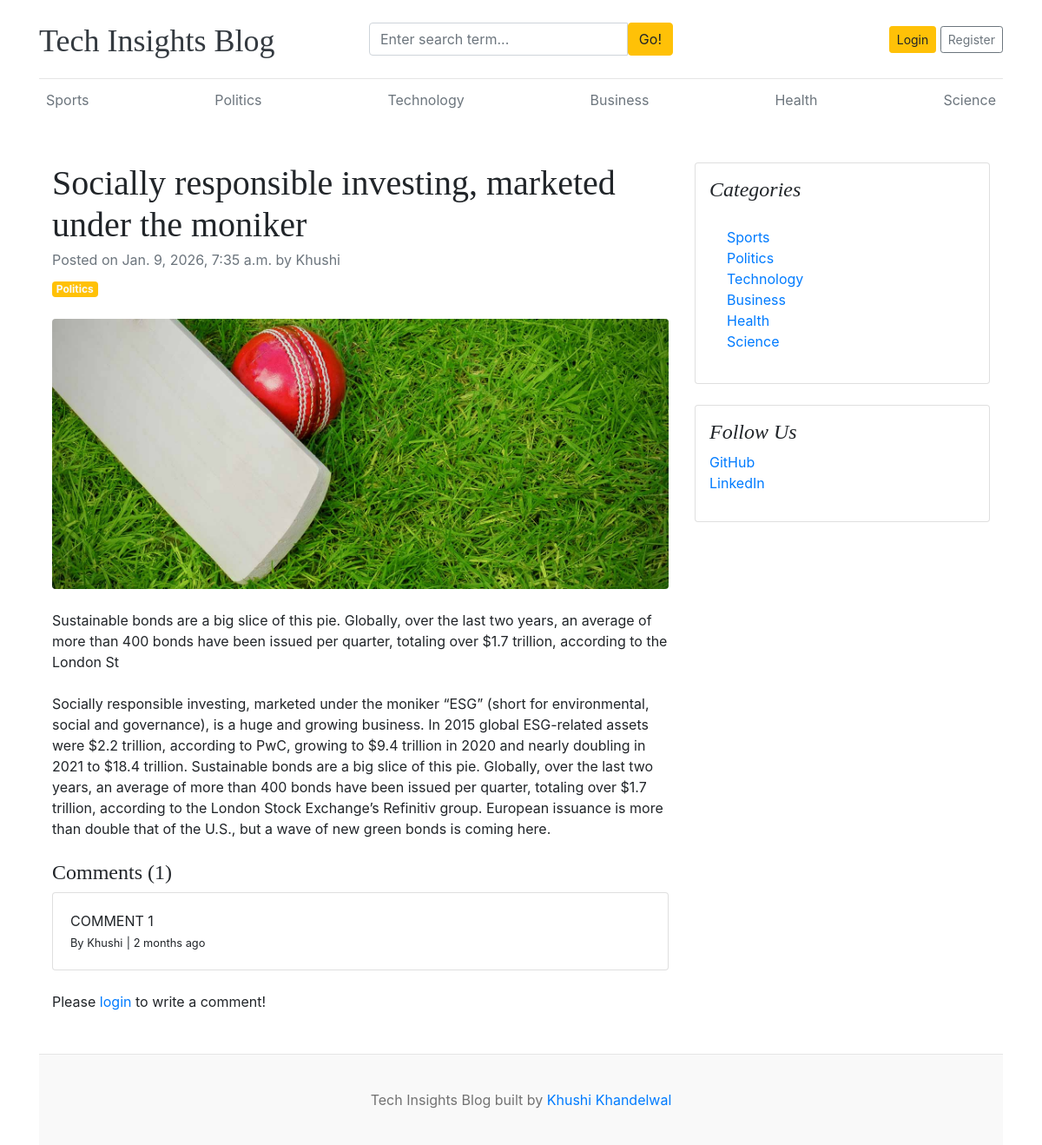
The page /blogs/socially-responsible-investing-marketed-under-the-moniker-1/ on the database its author committed.
### blogs/models.py (models this page shows, shortened)
class Category(models.Model):
    category_name = models.CharField(max_length=50, unique=True)
    created_at = models.DateTimeField(auto_now_add=True)
    updated_at = models.DateTimeField(auto_now=True)
    class Meta:
        verbose_name_plural = 'categories'
    def __str__(self):
        return self.category_name

class Blog(models.Model):
    title = models.CharField(max_length=100)
    slug = models.SlugField(max_length=150, unique=True, blank=True)
    category = models.ForeignKey(Category, on_delete=models.CASCADE)
    author = models.ForeignKey(User, on_delete=models.CASCADE)
    featured_image = models.ImageField(upload_to='uploads/%Y/%m/%d')
    short_description = models.TextField(max_length=500)
    blog_body = models.TextField(max_length=2000)
    status = models.CharField(max_length=20, choices=STATUS_CHOICES, default="Draft")
    is_featured = models.BooleanField(default=False)
    created_at = models.DateTimeField(auto_now_add=True)
    updated_at = models.DateTimeField(auto_now=True)

class Comment(models.Model):
    user = models.ForeignKey(User, on_delete=models.CASCADE)
    blog = models.ForeignKey(Blog, on_delete=models.CASCADE)
    comment = models.TextField(max_length=250)
    created_at = models.DateTimeField(auto_now_add=True)
    updated_at = models.DateTimeField(auto_now=True)
    def __str__(self):
        return self.comment

### assignments/models.py (models this page shows, shortened)
class SocialLink(models.Model):
    platform = models.CharField(max_length=25)
    link = models.URLField(max_length=100)
    created_at = models.DateTimeField(auto_now_add=True)
    updated_at = models.DateTimeField(auto_now=True)

### blogs/views.py (the view, shortened to what this page needs)
# urls.py: path('blogs/<slug:slug>/', BlogsView.blogs, name='blogs'),
def blogs(request, slug):
    single_blog = get_object_or_404(Blog, slug=slug, status='Published')
    comments = Comment.objects.filter(blog=single_blog)
    comment_count = comments.count()
    context = {
        'single_blog': single_blog,
        'comments': comments,
        'comment_count': comment_count,
    }
    return render(request, 'blogs.html', context)

### blogs/context_processors.py (called while the page is built)
def get_categories(request):
    categories = Category.objects.all()
    return dict(categories=categories)

def get_social_links(request):
    social_links = SocialLink.objects.all()
    return dict(social_links=social_links)

### templates/blogs.html
{% extends 'base.html' %}
{% block content %}
<div class="container mt-5">
    <div class="row">
        <div class="col-lg-8">
            <article>
                <header class="mb-4">
                    <h1 class="fw-bolder mb-1">{{ single_blog.title }}</h1>
                    <div class="text-muted fst-italic mb-2">Posted on {{ single_blog.created_at }} by {{ single_blog.author }}</div>
                    <a class="badge bg-warning text-decoration-none text-light" href="#!">{{ single_blog.category }}</a>
                </header>
                <figure class="mb-4"><img class="img-fluid rounded" src="{{ single_blog.featured_image.url }}" alt="..." /></figure>
                <section class="mb-5">
                    <p class="fs-5 mb-4">{{ single_blog.short_description }}</p>
                    <p class="fs-5 mb-4">{{ single_blog.blog_body }}</p>
                    <h4>Comments ({{ comment_count }})</h4>
                    {% if comments %}
                        {% for comment in comments %}
                            <div class="card mt-1">
                                <div class="card-body">
                                    <p class="card-text mb-0">{{ comment }}</p>
                                    <span>
                                        <small>By {{ comment.user }}</small>
                                        <small>| {{ comment.created_at | timesince }} ago</small>
                                    </span>
                                </div>
                            </div>
                        {% endfor %}
                    {% else %}
                    No comments yet.
                    {% endif %}
                    <br>
                    <div class="form-group">
                        {% if user.is_authenticated %}
                        <form action="" method="POST">
                            {% csrf_token %}
                            <div class="form-group">
                                <textarea name="comment" class="form-control" placeholder="Write your comment"></textarea>
                                <input type="submit" value="Submit" class="btn btn-primary mt-2">
                            </div>
                        </form>
                        {% else %}
                        <p>Please <span><a href="{% url 'login' %}">login</a></span> to write a comment!</p>
                        {% endif %}
                    </div>
                </section>
            </article>
        </div>
        <div class="col-lg-4">
            <div class="card mb-4 p-3">
                <h4 class="font-italic">Categories</h4>
                <div class="card-body">
                    <div class="row">
                        <div class="col-sm-6">
                            <ul class="list-unstyled mb-0">
                                {% for cat in categories %}
                                <li><a href="{% url 'posts_by_category' cat.id %}">{{ cat.category_name }}</a></li>
                                {% endfor %}
                            </ul>
                        </div>
                    </div>
                </div>
            </div>
            {% if social_links %}
            <div class="card mb-4 p-3">
                <h4 class="font-italic">Follow Us</h4>
                <ol class="list-unstyled">
                    {% for i in social_links %}
                    <li><a href="{{ i.link }}" target="_blank">{{ i.platform }}</a></li>
                    {% endfor %}
                </ol>
            </div>
            {% endif %}
        </div>
    </div>
</div>
{% endblock %}

### templates/base.html (shortened to what this page needs)
{% load static %}
<!DOCTYPE html>
<html lang="en">
<head>
    <link href="https://getbootstrap.com/docs/4.0/dist/css/bootstrap.min.css" rel="stylesheet">
    <link href="{% static 'css/blog.css' %}" rel="stylesheet">
    <link rel="stylesheet" href="https://cdnjs.cloudflare.com/ajax/libs/font-awesome/4.7.0/css/font-awesome.min.css">
  </head>
<body>
    <div class="container">
      <header class="blog-header py-3">
        <div class="row flex-nowrap justify-content-between align-items-center">
          <div class="col-4 pt-1">
            <a class="blog-header-logo text-dark" href="/">Tech Insights Blog</a>
          </div>
          <div class="col-4">
            <form action="{% url 'search' %}" method="GET">
              <div class="input-group">
                <input class="form-control" type="text" name="keyword" value="{{ keyword }}" placeholder="Enter search term..." aria-label="Enter search term..." aria-describedby="button-search" />
                <button type="submit" class="btn btn-warning" id="button-search" type="button">Go!</button>
            </div>
            </form>
          </div>
          <div class="col-4 d-flex justify-content-end align-items-center">
            {% if not user.is_authenticated %}
            <a class="btn btn-sm btn-warning" href="{% url 'login' %}">Login</a> &nbsp;
            <a class="btn btn-sm btn-outline-secondary" href="{% url 'register' %}">Register</a>
            {% else %}
            <span><a href="{% url 'dashboard' %}">Dashboard</a></span>
            &emsp;
            <span><a href="{% url 'logout' %}">Logout</a></span>
            {% endif %}
          </div>
        </div>
      </header>
      <div class="nav-scroller py-1 mb-2">
        <nav class="nav d-flex justify-content-between">
          {% for cat in categories %}
          <a class="p-2 text-muted" href="{% url 'posts_by_category' cat.id %}">{{ cat.category_name }}</a>
          {% endfor %}
        </nav>
      </div>
{% block content %}
{% endblock %}
<footer class="blog-footer">
    <p>Tech Insights Blog built by <a href="#">Khushi Khandelwal</a></p>
  </footer>
  </body>
  </html>

### blog_main/static/css/blog.css (style rules this page uses)
.blog-header { border-bottom: 1px solid #e5e5e5; }
.blog-header-logo { font-family: "Playfair Display", Georgia, "Times New Roman", serif; font-size: 2.25rem; }
h1, h2, h3, h4, h5, h6 { font-family: "Playfair Display", Georgia, "Times New Roman", serif; }
.blog-footer { padding: 2.5rem 0; color: #727272; text-align: center; background-color: #f9f9f9; border-top: .05rem solid #e5e5e5; }
.blog-footer p:last-child { margin-bottom: 0; }

### rows shown on the page
Category: category_name "Sports"
Category: category_name "Politics"
Category: category_name "Technology"
Category: category_name "Business"
Category: category_name "Health"
Category: category_name "Science"
Blog: title "Socially responsible investing, marketed under the moniker", created_at "Jan. 9, 2026, 7:35 a.m.", author "Khushi", category "Politics", featured_image (picture), short_description "Sustainable bonds are a big slice of this pie. Globally, over the last two years, an average of more than 400 bonds have been issued per quarter, totaling over $1.7 trillion, according to the London St", blog_body "Socially responsible investing, marketed under the moniker “ESG” (short for environmental, social and governance), is a huge and growing business. In 2015 global ESG-related assets were $2.2 trillion, according to PwC, growing to $9.4 trillion in 2020 and nearly doubling in 2021 to $18.4 trillion. Sustainable bonds are a big slice of this pie. Globally, over the last two years, an average of more than 400 bonds have been issued per quarter, totaling over $1.7 trillion, according to the London Stock Exchange’s Refinitiv group. European issuance is more than double that of the U.S., but a wave of new green bonds is coming here."
Comment: comment "COMMENT 1", user "Khushi", created_at "2 months"
SocialLink: platform "GitHub"
SocialLink: platform "LinkedIn"

### other values the page prints
{{ comment_count }} "1"
